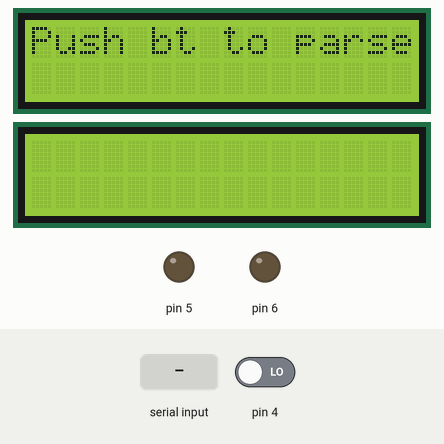
Recording of a sketch running on a simulated Arduino Uno, built with avr-gcc and run on an emulated ATmega328P. Shown: 2 × 16×2 character LCD, output pins drawn as LEDs (lit = HIGH). The test bench sets the inputs (shaded band); at power-on: pin 4 LOW. The local clock reads 2024-03-15 10:24:30 at power-on unless the sketch sets it.

Above: at 3.3 s.
At 5.4 s:
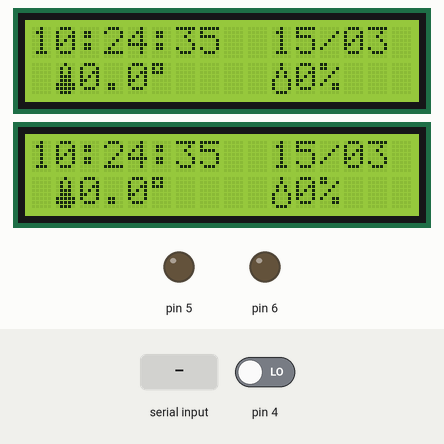
5.5 s: "30,150\n" received over the second serial link
At 6.8 s:
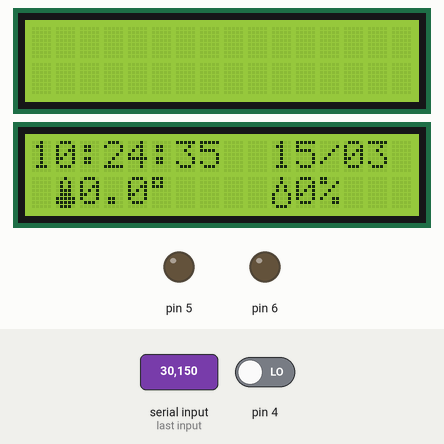
8.5 s: "200\n" received over the second serial link
At 9.5 s:
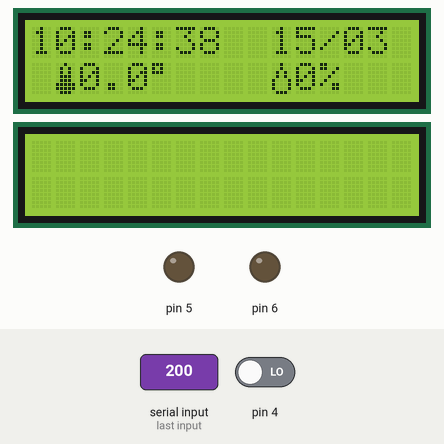
Timing chart, 0 to 11.5 s (numbered marks = the images above; inputs shaded):
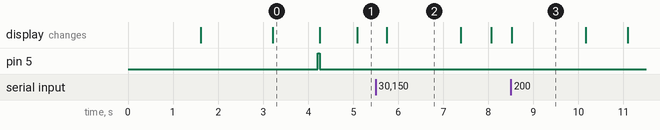

The sketch:

System_Bedroom_var_6__Var5_BT_.ino
```cpp
#include <Wire.h>
#include <Time.h>
#include <DS1307RTC.h>
#include <LiquidCrystal_I2C.h>
#include <dht.h>
#include <SoftwareSerial.h>   // Модуль для работы с Serial

#define dht_br 2
#define dht_chr 3

dht DHT;

int incomingByte = 0;         // Переменная для хранения входных данных

SoftwareSerial BTSerial(7, 8); // Пины для RX, TX

float t=0;
float h=0;
float t1=0;
float h1=0;


const char *monthName[12] = {
  "Jan", "Feb", "Mar", "Apr", "May", "Jun",
  "Jul", "Aug", "Sep", "Oct", "Nov", "Dec"
};

byte termometru[8] = //icon for termometer
{
  B00100,
  B01010,
  B01010,
  B01110,
  B01110,
  B11111,
  B11111,
  B01110
};

byte picatura[8] = //icon for water droplet
{
  B00100,
  B00100,
  B01010,
  B01010,
  B10001,
  B10001,
  B10001,
  B01110,
};

LiquidCrystal_I2C lcd(0x27,16,2);
LiquidCrystal_I2C lcd_1(0x23,16,2);

tmElements_t tm;

void setup() {

  BTSerial.begin(9600);

  pinMode(4, INPUT);
  pinMode(5, OUTPUT);
  pinMode(6, OUTPUT);


  lcdInit();
  lcd1Init();

  bool parse=false;
  bool config=false;


  if(digitalRead(4)==HIGH){
    if (getDate(__DATE__) && getTime(__TIME__)) {
      parse = true;

      if (RTC.write(tm)) {
        config = true;
      }
    }
  }

  if (parse && config) {
    lcd.setCursor(0, 0);
    lcd.print("Time configured");
  }
  else if (parse) {
    lcd.setCursor(0, 0);
    lcd.println("Communic. Error");
    lcd.setCursor(0, 1);
    lcd.println("Check circuit");
  }
  else {
    lcd.setCursor(0, 0);
    lcd.print("Push bt to parse");
  }
  delay(1000);
  lcd.clear();
}

void loop() {

  boolean manSt=true;


  if(BTSerial.available()>0)       // Если имеются в порту данные
  {
    incomingByte = BTSerial.read();    // считывание данных
    if(incomingByte!=-1)              // если данные не равны -1
    {

      if(incomingByte==49){
        lcdInit();


      }

      if(incomingByte==50){
        lcd1Init();

      }

      BTSerial.print("\nI received: ");     // вывод сообщения
      BTSerial.println(incomingByte, DEC);  // вывод данных
    }
  }


  if (tm.Hour<=7 | tm.Hour>=19 ) {
    digitalWrite(5, HIGH);
  }
  else {
    digitalWrite(5, LOW);
  }


  if(RTC.read(tm)){

    lcd.setCursor(0, 0);
    print2digits(tm.Hour);
    lcd.write(':');
    print2digits(tm.Minute);
    lcd.write(':');
    print2digits(tm.Second);
    lcd.setCursor(10, 0);
    lcd.print(tm.Day);
    lcd.write('/');
    print2digits(tm.Month);

    lcd_1.setCursor(0, 0);
    print2digits_1(tm.Hour);
    lcd_1.write(':');
    print2digits_1(tm.Minute);
    lcd_1.write(':');
    print2digits_1(tm.Second);
    lcd_1.setCursor(10, 0);
    lcd_1.print(tm.Day);
    lcd_1.write('/');
    print2digits_1(tm.Month);
  }


  else {

    if (RTC.chipPresent()) {
      lcd.setCursor(0, 0);
      lcd.println("DS1307 stopped");
      lcd_1.setCursor(0, 0);
      lcd_1.println("DS1307 stopped");


    }
    else {
      lcd.setCursor(0, 0);
      lcd.println("DS1307 rd error!");
      lcd_1.setCursor(0, 0);
      lcd_1.println("DS1307 rd error!");

    }

  }

  if (tm.Second==05){

    DHT.read22(dht_br);
    t=DHT.temperature-0.3;
    h=DHT.humidity;

  }


  lcd.setCursor(1, 1);
  lcd.write(1);
  lcd.print(t,1);
  lcd.print((char)223); //degree sign
  lcd.setCursor(10, 1);
  lcd.write(2);
  lcd.print(h,0);
  lcd.print("%");

  if (tm.Second==15){

    DHT.read22(dht_chr);
    t1=DHT.temperature-0.3;
    h1=DHT.humidity;

  }

  lcd_1.setCursor(1, 1);
  lcd_1.write(1);
  lcd_1.print(t1,1);
  lcd_1.print((char)223);
  lcd_1.setCursor(10, 1);
  lcd_1.write(2);
  lcd_1.print(h1,0);
  lcd_1.print("%");


}

bool getTime(const char *str)
{
  int Hour, Min, Sec;

  if (sscanf(str, "%d:%d:%d", &Hour, &Min, &Sec) != 3) return false;
  tm.Hour = Hour;
  tm.Minute = Min;
  tm.Second = Sec;
  return true;
}

void print2digits(int number) {
  if (number >= 0 && number < 10) {
    lcd.write('0');
  }
  lcd.print(number);
}

void print2digits_1(int number) {
  if (number >= 0 && number < 10) {
    lcd_1.write('0');
  }
  lcd_1.print(number);
}

bool getDate(const char *str)
{
  char Month[12];
  int Day, Year;
  uint8_t monthIndex;

  if (sscanf(str, "%s %d %d", Month, &Day, &Year) != 3) return false;
  for (monthIndex = 0; monthIndex < 12; monthIndex++) {
    if (strcmp(Month, monthName[monthIndex]) == 0) break;
  }
  if (monthIndex >= 12) return false;
  tm.Day = Day;
  tm.Month = monthIndex + 1;
  tm.Year = CalendarYrToTm(Year);
  return true;
}


void lcd1Init(){
        BTSerial.println("lcd_1.init();");
        lcd_1.clear();
        delay(500);
        lcd_1.createChar(1,termometru);
        delay(500);
        lcd_1.createChar(2,picatura);
        delay(500);
        lcd_1.init();
        lcd_1.backlight();
}

void lcdInit(){
        BTSerial.println("lcd_1.init();");
        lcd.clear();
        delay(500);
        lcd.createChar(1,termometru);
        delay(500);
        lcd.createChar(2,picatura);
        delay(500);
        lcd.init();
        lcd.backlight();
}
```

Measured:
- after the input at 5.5 s, the display: changes after 0.24 s (image 2)
- after the input at 8.5 s, the display: changes at once (image 3)
- what the display in image 0 shows lasts 1.1 s, from 3.2 s to 4.3 s
- what the display in image 2 shows lasts 1.7 s, from 5.7 s to 7.4 s
